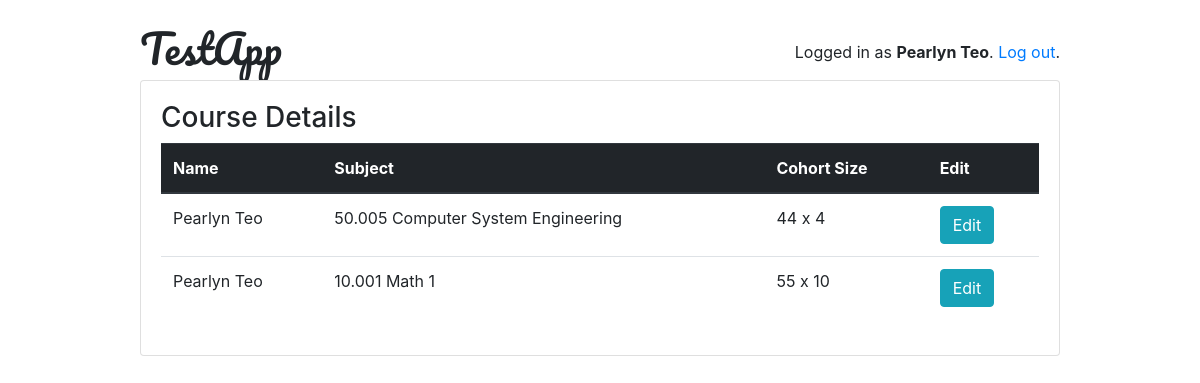
Page /professors/details (signed in) on the earlier database version.
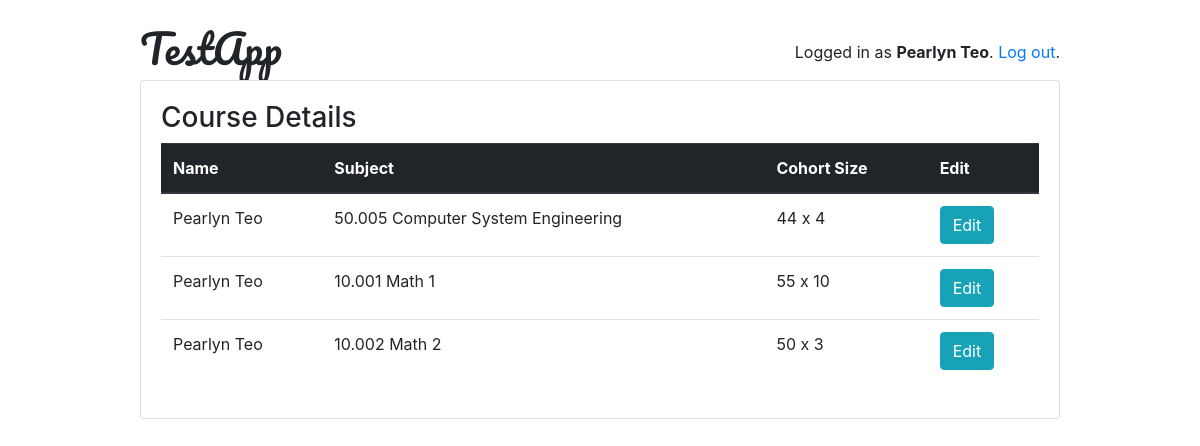
Same page on the later database version.
### loginpage/models.py (models this page shows, shortened)
class User(AbstractUser):
    user_type = models.PositiveSmallIntegerField(choices=USER_TYPE_CHOICES, default=5)
    first_name = models.CharField(max_length=50)
    last_name = models.CharField(max_length=50)

class Preferences(models.Model):
    created_by = models.ForeignKey(User, on_delete=models.CASCADE, null=True, blank=True, related_name='userpref')
    first_name = models.CharField(max_length=50)
    last_name = models.CharField(max_length=50)
    user_type = models.PositiveSmallIntegerField(choices=USER_TYPE_CHOICES, default=5)
    subject_code = models.CharField(max_length=10)
    subject_name = models.CharField(max_length=50)
    cohort_size = models.PositiveSmallIntegerField()
    cohort_num = models.PositiveSmallIntegerField()

### loginpage/views/professors.py (the view)
# urls.py: path('details', professors.DetailsListView.as_view(), name='details'),
@method_decorator([login_required, professor_required], name='dispatch')
class DetailsListView(ListView):
    template_name = 'coursedetails/detailslist.html'
    def get_queryset(self):
        return Preferences.objects.filter(created_by=self.request.user)

### templates/coursedetails/detailslist.html (shortened to what this page needs)
{% extends 'base.html' %}
{% block content %}
	<h3>Course Details</h3>
	<table  class="table table-hover">
		<thead class="thead-dark">
			<tr>
			    <th scope="col">Name</th>
			    <th scope="col">Subject</th>
			    <th scope="col">Cohort Size </th>
			    <th scope="col">Edit </th>
		  	</tr>
			{% for item in object_list %}
		    	 <tr>
					<td>{{ item.first_name }} {{ item.last_name }} </td>
					<td>{{ item.subject_code }} {{ item.subject_name }}</td>
					<td>{{ item.cohort_size }} x {{ item.cohort_num }}</td>
					<td> <a class="btn btn-info" href="{% url 'professors:editdetails' item.id %}" role="button">Edit</a> </td>
				</tr>
	   	{% empty %}
	    	<tr>
				<td>No course details yet </td>
				<td></td>
				<td></td>
	    	</tr>
		{% endfor %}
	</table>
{% endblock %}

### templates/base.html (shortened to what this page needs)
{% load static %}<!doctype html>
<html lang="en">
  <head>
    <link rel="stylesheet" href="https://maxcdn.bootstrapcdn.com/bootstrap/4.0.0/css/bootstrap.min.css">
    <link rel="stylesheet" type="text/css" href="{% static 'vendor/fontello-2f186091/css/fontello.css' %}">
    <link rel="stylesheet" type="text/css" href="{% static 'css/app.css' %}">
  </head>
  <body>
    <div class="container my-4">
      <div class="row justify-content-center">
        <div class="col-md-10 col-sm-12">
          <div class="row">
            <div class="col-6">
              <h1 class="logo">
                <a href="{% url 'home' %}">
                  TestApp
                </a>
              </h1>
            </div>
            <div class="col-6 text-right">
              {% if user.is_authenticated %}
                <p class="pt-3">Logged in as <strong>{{ user.first_name }} {{ user.last_name }}</strong>. <a href="{% url 'logout' %}">Log out</a>.</p>
              {% else %}
                <a href="{% url 'login' %}" class="btn btn-light" role="button">Log in</a>
                <a href="{% url 'signup' %}" class="btn btn-primary" role="button">Sign up</a>
              {% endif %}
            </div>
          </div>
          <div class="card mb-3">
            <div class="card-body">
              {% block content %}
              {% endblock %}
            </div>
          </div>
        </div>
      </div>
    </div>
  </body>
</html>

### static/css/app.css (style rules this page uses)
.logo a { color: #212529; text-decoration: none; font-family: 'Pacifico', cursive; line-height: 1.2 }
.logo { font-family: 'Pacifico', cursive; }

Differences in the rows shown:
added Preferences: first_name "Pearlyn", last_name "Teo", subject_code "10.002", subject_name "Math 2", cohort_size "50", cohort_num "3"
